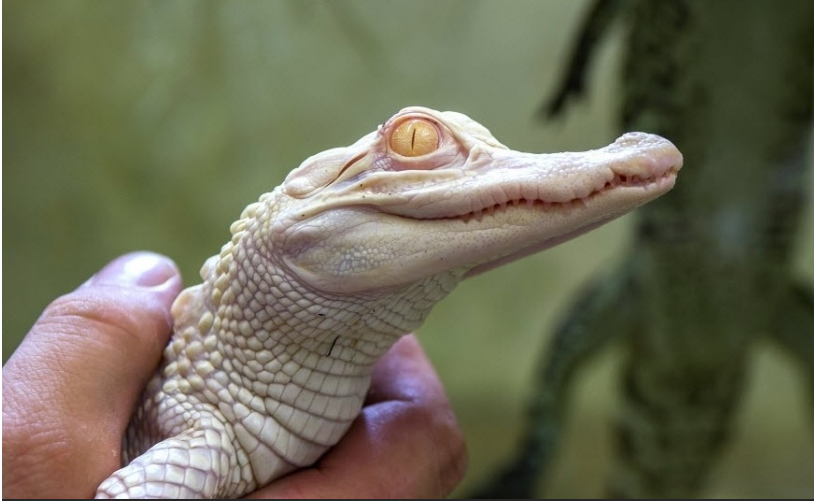
#> input picture Feature Matching/img1.png, 814 x 501 px
$ jupyter execute 'Feature Matching.ipynb'
#> lines starting #> are read from the running program, lines starting #| are printed output that depends on the picture
### OpCV_Utils.py
######################################################################################################################################
##################### OpenCV Utilities Module by Matheus D. Pereira (https://github.com/Mafeuz) ######################################
######################################################################################################################################

import numpy as np
import matplotlib.pyplot as plt
import cv2

# [30 lines of commented-out code are left out]
# [154 lines left out: functions imgFourierTransform, invImgFourierTransform, img_translation, img_rotation, affine_transform, gray_histogram and 1 more, not called in this run]

######################################################################################################################################
def show_single_img_plt(img, title, fig_size=(15,15), show_axis=False):
    fig, axis = plt.subplots(figsize = fig_size)

    axis.imshow(img)
    axis.set_title(title, fontdict = {'fontsize': 22, 'fontweight': 'medium'})

    if not show_axis:
        axis.axis('off')

######################################################################################################################################
def show_multiple_imgs_plt(images_array, titles_array, fig_size = (15,15), show_axis=False):
    # Function for outputing plt subplots from images (RGB).
    # Each row of images must have the same number of elements as the others.
    # list/array form: [row1,row2,...rowN], row = [element1, element2,...elementN]

    if (len(images_array) > 1) & (len(images_array[0]) > 1):
        fig, axis = plt.subplots(len(images_array), len(images_array[0]), figsize = fig_size)

        for i in range(len(images_array)):
            for j in range(len(images_array[0])):
                axis[i][j].imshow(images_array[i][j])
                axis[i][j].set_anchor('NW')
                axis[i][j].set_title('{}'.format(titles_array[i][j]), fontdict = {'fontsize': 15, 'fontweight': 'medium'}, pad = 10)
                if not show_axis:
                    axis[i][j].axis('off')

    if (len(images_array) == 1):
        fig, axis = plt.subplots(1, len(images_array[0]), figsize = fig_size)
        for j in range(len(images_array[0])):
            axis[j].imshow(images_array[0][j])
            axis[j].set_anchor('NW')
            axis[j].set_title('{}'.format(titles_array[0][j]), fontdict = {'fontsize': 15, 'fontweight': 'medium'}, pad = 10)
            if not show_axis:
                axis[j].axis('off')

    if (len(images_array[0]) == 1):
        fig, axis = plt.subplots(len(images_array), 1, figsize = fig_size)
        for j in range(len(images_array)):
            axis[j].imshow(images_array[j][0])
            axis[j].set_anchor('NW')
            axis[j].set_title('{}'.format(titles_array[j][0]), fontdict = {'fontsize': 15, 'fontweight': 'medium'}, pad = 10)
            if not show_axis:
                axis[j].axis('off')

######################################################################################################################################
# [476 lines left out: functions stackImgs, color_filtering, thresh_img, custom_canny, canny_trackbars, find_contours and 10 more, not called in this run]

######################################################################################################################################

### Feature Matching/Feature Matching.ipynb
### Feature Matching Tests ###

[cell 1]
# Ref: https://docs.opencv.org/4.5.2/dc/dc3/tutorial_py_matcher.html

[cell 2]
import numpy as np
import cv2

[cell 3]
import sys
sys.path.append('C:/Users/Mafeus/Desktop/Git_Repos/OpenCV')
import OpCV_Utils

#### ORB + Brute Force Matching ####

[cell 4]
img1 = cv2.imread('img1.png', cv2.IMREAD_GRAYSCALE)
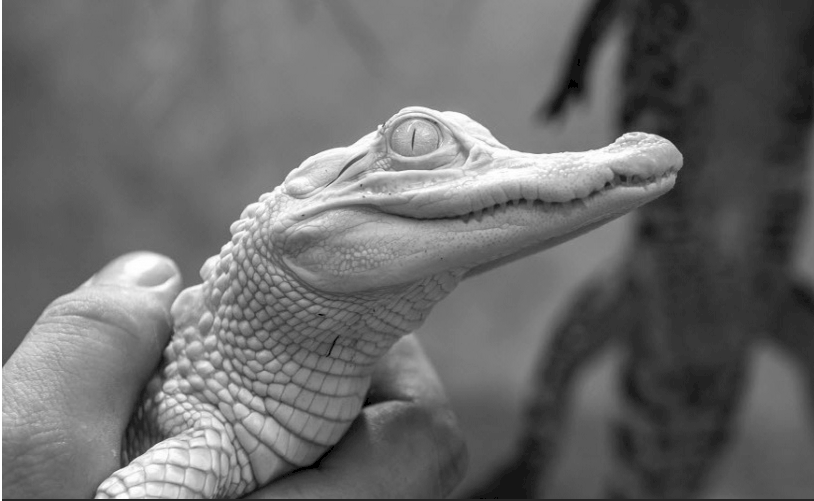
#> img1: shape (501, 814); min 0, max 255, mean 106.1
img2 = cv2.imread('img2.png', cv2.IMREAD_GRAYSCALE)
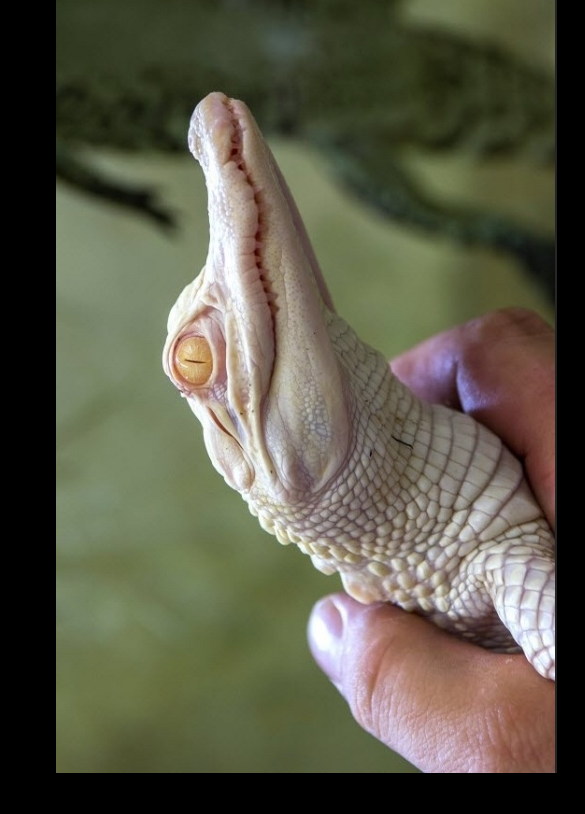
#> input picture Feature Matching/img2.png, 585 x 814 px
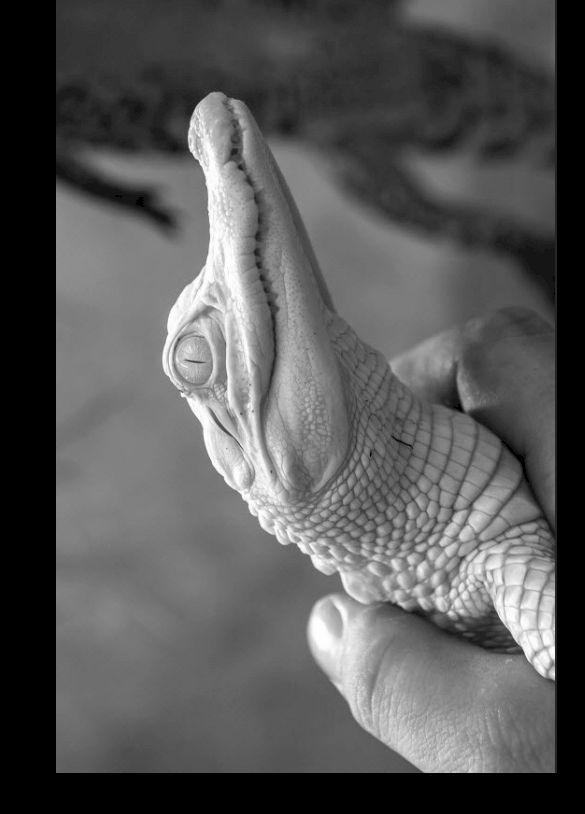
#> img2: shape (814, 585); min 0, max 255, mean 87.8

OpCV_Utils.show_multiple_imgs_plt([[img1, img2]], [['img1', 'img2']], fig_size = (10,5))
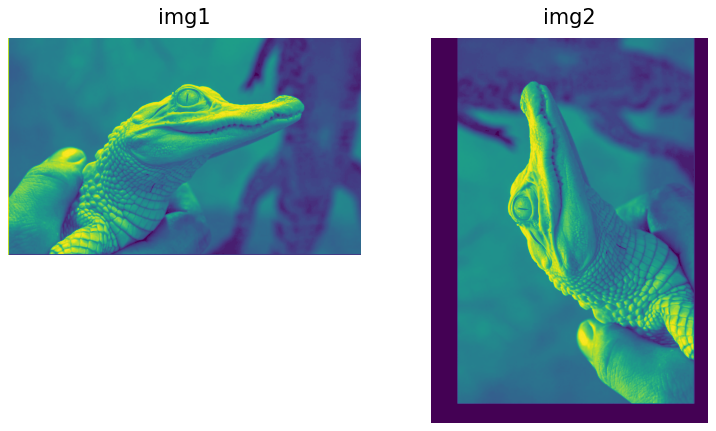
#> figure drawn by matplotlib, 2 panels

[cell 5]
# Initiate ORB detector
orb = cv2.ORB_create()
# find the keypoints and descriptors with ORB
kp1, des1 = orb.detectAndCompute(img1, None)
#> kp1 = 500 keypoints; strongest (x, y, size): (380, 125, 31), (230, 240, 31), (229, 240, 37.2), (379, 126, 37.2)
kp2, des2 = orb.detectAndCompute(img2, None)
#> kp2 = 500 keypoints; strongest (x, y, size): (181, 394, 31), (296, 544, 31), (197, 160, 31), (298, 544, 31)

[cell 6]
# create BFMatcher object
bf = cv2.BFMatcher(cv2.NORM_HAMMING, crossCheck=True)

# Match descriptors.
matches = bf.match(des1,des2)
#> matches = 396 matches

# Sort them in the order of their distance.
matches = sorted(matches, key = lambda x:x.distance)
print(len(matches))
#| 396

# Draw first 10 matches.
result_img = cv2.drawMatches(img1, kp1, img2, kp2, matches[:], None, flags=cv2.DrawMatchesFlags_NOT_DRAW_SINGLE_POINTS)
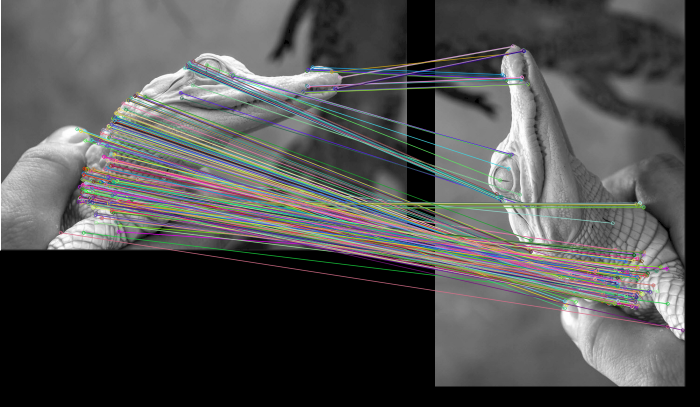
#> result_img: shape (814, 1399, 3) (shown at 1/2 size); mean of channels 0, 1, 2 79, 79.4, 79.2; drawn as B, G, R

# Result:
OpCV_Utils.show_single_img_plt(result_img, 'Matches', fig_size = (10,10))

#### SIFT + Brute Force Matching

[cell 7]
# Initiate SIFT detector
sift = cv2.SIFT_create()
# find the keypoints and descriptors with SIFT
kp1, des1 = sift.detectAndCompute(img1, None)
#> kp1 = 1215 keypoints; strongest (x, y, size): (140, 430, 30.4), (117, 497, 2.2), (133, 281, 43.5), (627, 135, 4.4)
kp2, des2 = sift.detectAndCompute(img2, None)
#> kp2 = 1241 keypoints; strongest (x, y, size): (536, 637, 31.4), (552, 674, 4.7), (552, 651, 4.9), (204, 130, 28.7)

[cell 8]
# BFMatcher with default params
bf = cv2.BFMatcher()
matches = bf.knnMatch(des1,des2,k=2)
#> matches = 1215 matches

[cell 9]
# Apply ratio test
good = []
for m,n in matches:
    if m.distance < 0.75*n.distance:
        good.append([m])
#> after the loop, good = 1104 matches

# cv.drawMatchesKnn expects list of lists as matches.
result_img = cv2.drawMatchesKnn(img1, kp1, img2, kp2, good[10:20], None, flags=cv2.DrawMatchesFlags_NOT_DRAW_SINGLE_POINTS)
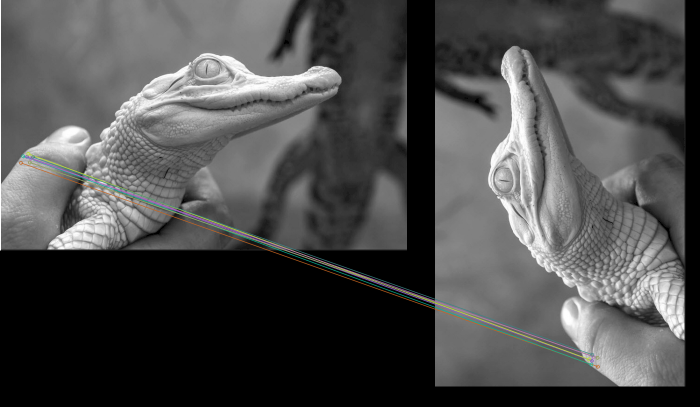
#> result_img: shape (814, 1399, 3) (shown at 1/2 size); mean of channels 0, 1, 2 75.1, 75.3, 75.2; drawn as B, G, R

# Result:
OpCV_Utils.show_single_img_plt(result_img, 'Matches', fig_size = (10,10))

#### FLANN

FLANN stands for Fast Library for Approximate Nearest Neighbors. It contains a collection of algorithms optimized for fast nearest neighbor search in large datasets and for high dimensional features. It works faster than BFMatcher for large datasets.

[cell 10]
def flann_matching(img1, img2, matching_type='orb'):

#> called with matching_type = 'sift'
    if (matching_type=='sift'):

        # Initiate SIFT detector
        sift = cv2.SIFT_create()
        # find the keypoints and descriptors with SIFT
        kp1, des1 = sift.detectAndCompute(img1, None)
        kp2, des2 = sift.detectAndCompute(img2, None)

        # FLANN parameters
        FLANN_INDEX_KDTREE = 1
        index_params = dict(algorithm = FLANN_INDEX_KDTREE, trees = 5)
        search_params = dict(checks=50)   # or pass empty dictionary

    if (matching_type=='orb'):

        # Initiate ORB detector
        orb = cv2.ORB_create()
        # find the keypoints and descriptors with ORB
        kp1, des1 = orb.detectAndCompute(img1, None)
        kp2, des2 = orb.detectAndCompute(img2, None)

        FLANN_INDEX_LSH = 6
        index_params= dict(algorithm = FLANN_INDEX_LSH,
        table_number = 6, # 12
        key_size = 12,     # 20
        multi_probe_level = 1) #2
        search_params = dict(checks=50)

    flann = cv2.FlannBasedMatcher(index_params,search_params)
    matches = flann.knnMatch(des1,des2,k=2)
#> matches = 1215 matches

    # Need to draw only good matches, so create a mask
    matchesMask = [[0,0] for i in range(len(matches))]
#> matchesMask = 1215 pairs, first value 0 to 0, second value 0 to 0

    # ratio test as per Lowe's paper
    for i,(m,n) in enumerate(matches):
        if m.distance < 0.7*n.distance:
            matchesMask[i]=[1,0]
#> after the loop, matchesMask = 1215 pairs, first value 0 to 1, second value 0 to 0

    draw_params = dict(matchColor = (0,255,0),
                       singlePointColor = (255,0,0),
                       matchesMask = matchesMask,
                       flags = cv2.DrawMatchesFlags_DEFAULT)
#> draw_params = 4 items

    result_img = cv2.drawMatchesKnn(img1, kp1, img2, kp2, matches, None, **draw_params)
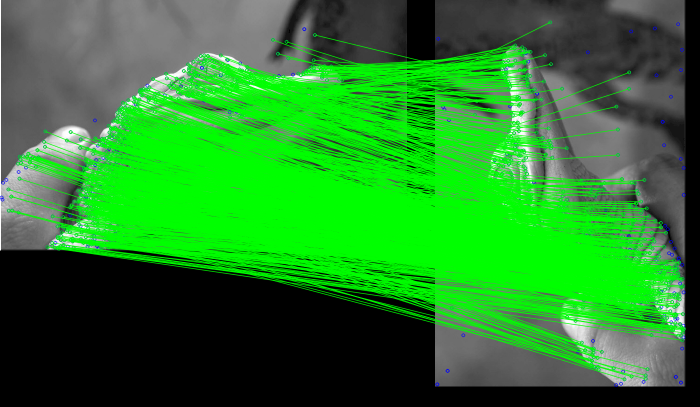
#> result_img: shape (814, 1399, 3) (shown at 1/2 size); mean of channels 0, 1, 2 41.1, 128.8, 40; drawn as B, G, R

    # Result:
    OpCV_Utils.show_single_img_plt(result_img, 'Matches', fig_size = (10,10))

[cell 11]
flann_matching(img1, img2, matching_type='sift')

[cell 12]
flann_matching(img1, img2, matching_type='orb')
#> call 2 of flann_matching, with matching_type = 'orb'
#> in flann_matching (call 2), `kp1, des1 = orb.detectAndCompute(img1, None)`: kp1 = 500 keypoints; strongest (x, y, size): (380, 125, 31), (230, 240, 31), (229, 240, 37.2), (379, 126, 37.2)
#> in flann_matching (call 2), `kp2, des2 = orb.detectAndCompute(img2, None)`: kp2 = 500 keypoints; strongest (x, y, size): (181, 394, 31), (296, 544, 31), (197, 160, 31), (298, 544, 31)
#> in flann_matching (call 2), `matches = flann.knnMatch(des1,des2,k=2)`: matches = 500 matches
#> in flann_matching (call 2), `matchesMask = [[0,0] for i in range(len(matches))]`: matchesMask = 500 pairs, first value 0 to 0, second value 0 to 0
#> after the loop in flann_matching (call 2), `for i,(m,n) in enumerate(matches):`: matchesMask = 500 pairs, first value 0 to 1, second value 0 to 0
#> in flann_matching (call 2), `result_img = cv2.drawMatchesKnn(img1, kp1, img2, kp2, matches, None, *..`:
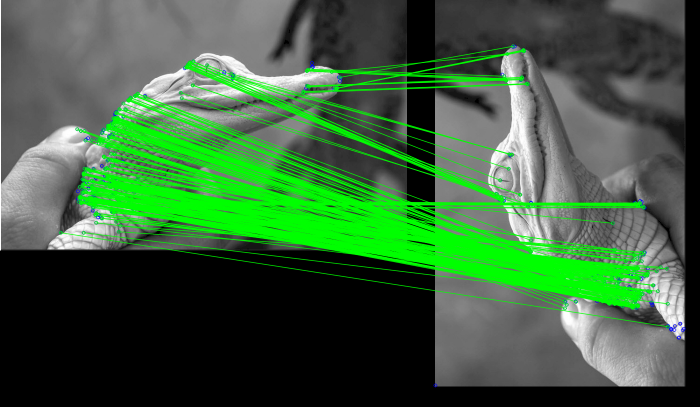
#> result_img: shape (814, 1399, 3) (shown at 1/2 size); mean of channels 0, 1, 2 60.6, 96.4, 60.1; drawn as B, G, R
